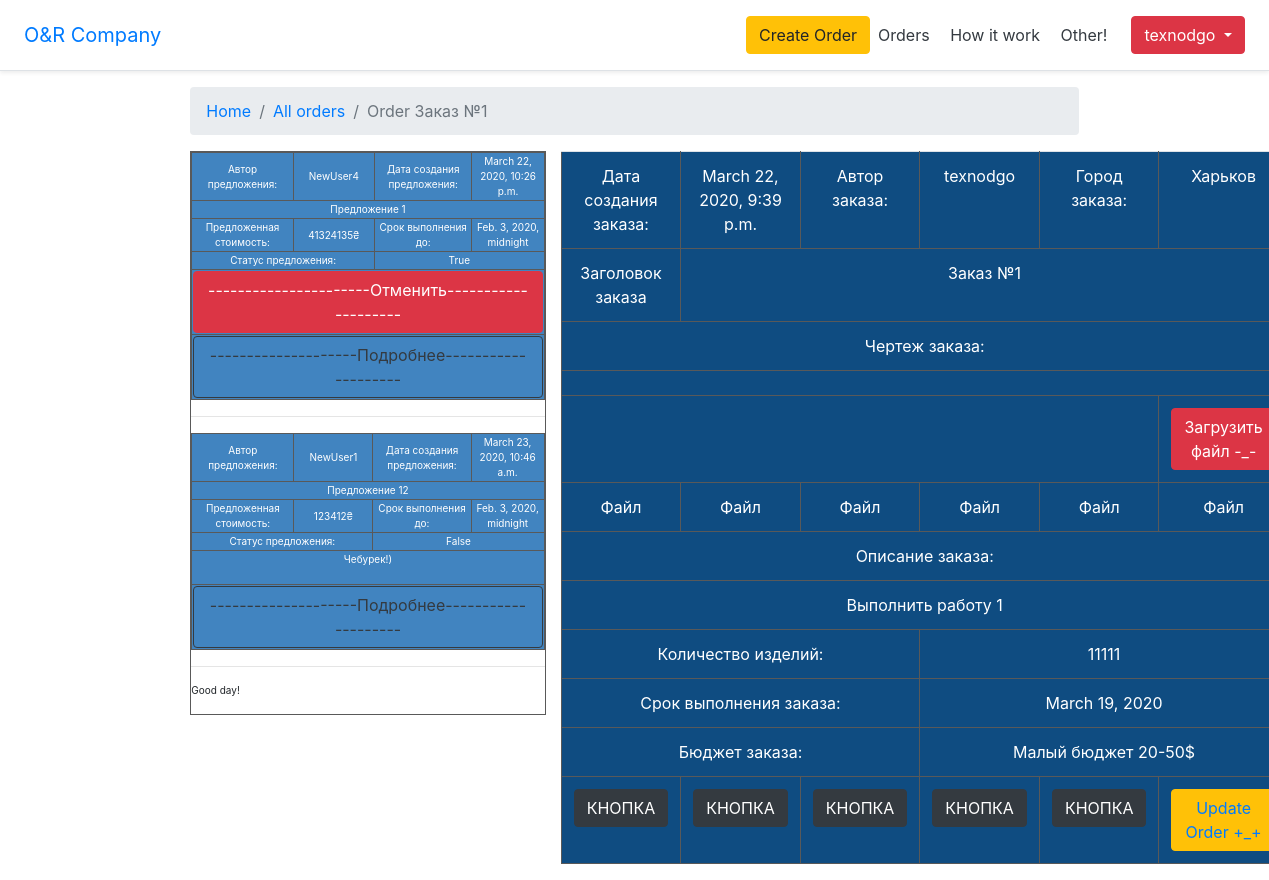
Before: /orders/1 (signed in) with the older database file.
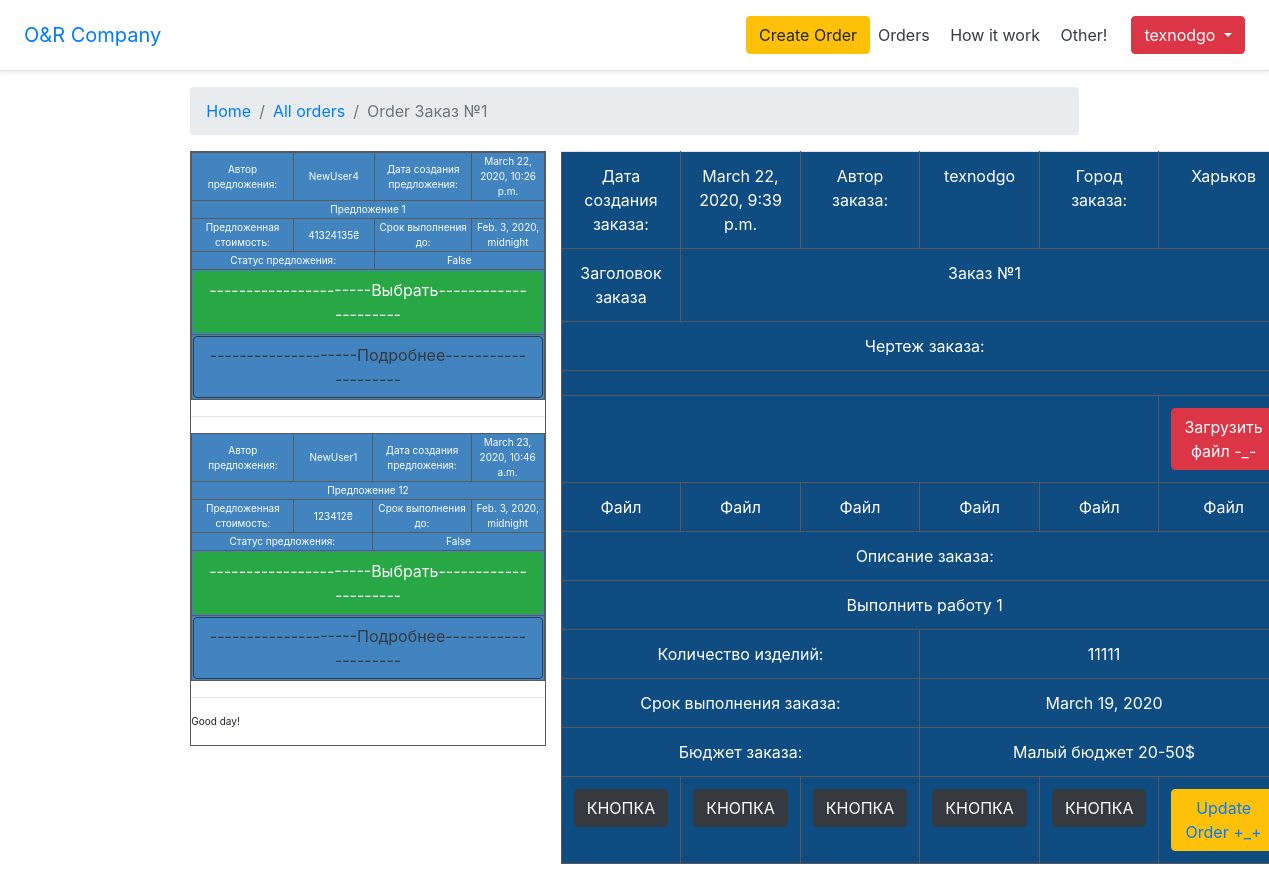
After: the same page with the newer database file.
### orders/models.py (models this page shows, shortened)
class Suggestion(models.Model):
    order = models.ForeignKey(Order, on_delete=models.PROTECT)
    author = models.ForeignKey(User, on_delete=models.PROTECT)
    date_create = models.DateTimeField(default=timezone.now)
    offer_description = models.TextField()
    deadline = models.DateTimeField()
    offer_price = models.PositiveIntegerField()
    status = models.CharField(max_length=10, default='N0ne')
    selected_offer = models.BooleanField()

### orders/views.py (the view)
# urls.py: re_path('/dashboard-order/(?P<pk>\d+)$', views.OrderAndSuggestionView.as_view(model=Order,
class OrderAndSuggestionView(DetailView):
    model = Order
    def get_context_data(self, **kwargs):
        context = super(OrderAndSuggestionView, self).get_context_data(**kwargs)
        a = self.object.id
        context['suggestions'] = Suggestion.objects.filter(order_id=a)
        ord_sug = Suggestion.objects.filter(order_id=a)
        count = 0
        for sug in ord_sug:
            if sug.selected_offer:
                count += 1
        context['true_sug'] = count
        return context

### orders/models.py (called while the page is built)
    def __str__(self):
        return self.title

### orders/templates/orders/order.html (shortened to what the changed rows need)
{% extends "HomePage/base.html" %}
{% load i18n %}
{% load static %}
{% block content %}
    <link rel="stylesheet" href="{% static 'orders/order_style.css' %}">
    <div class="vso">
        <div class="vs">
            <div>
                {% if user == order.author %}
                    {% for form in suggestions %}
                        <table class="table2">
                            <tbody>
                                <tr >
                                    <td >Автор предложения:</td>
                                    <td>{{ form.author }}</td>
                                    <td>Дата создания предложения: </td>
                                    <td>{{ form.date_create }}</td>
                                </tr>
                                <tr>
                                    <td colspan="4">{{ form.offer_description }}</td>
                                </tr>
                                <tr>
                                    <td>Предложенная стоимость:</td>
                                    <td>{{ form.offer_price}}&#8372;</td>
                                    <td>Срок выполнения до:</td>
                                    <td>{{ form.deadline }}</td>
                                </tr>
                                <tr>
                                    <td colspan="2">Статус предложения: </td>
                                    <td colspan="2">{{ form.selected_offer }}</td>
                                </tr>
                                <tr>
                                    <td colspan="4">
                                        {% if true_sug == 0 %}
                                            <a href="{% url 'change_status' pk=form.pk %}">
                                                <button class="btn btn-success" id="click_button">
                                                    ----------------------Выбрать---------------------
                                                </button>
                                            </a>
                                        {% else %}
                                            {% if form.selected_offer == True %}
                                                <a href="{% url 'change_status' pk=form.pk %}">
                                                <button class="btn btn-danger" id="cancel_button">
                                                    ----------------------Отменить--------------------
                                                </button>
                                                </a>
                                            {% else %}
                                                <p>Чебурек!)</p>
                                            {% endif %}
                                        {% endif %}
                                    </td>
                                </tr>
                                <tr>
                                    <td colspan="4">
                                        <a href="/suggestion/view/{{form.id}}">
                                            <button type="button" class="btn btn-outline-dark">
                                                --------------------Подробнее--------------------
                                            </button>
                                        </a>
                                    </td>
                                </tr>
                            </tbody>
                        </table>
                        <hr>
                    {% endfor %}
                {% endif %}
                {% if user == order.author %}
                    <p>Good day!</p>
                {% else %}
                    <div><button type="button" class="btn btn-outline-info"><a href="{% url 'suggestion' pk=order.pk %}">-----------------Оставить предложение---------------</a></button></div>
                {% endif %}
            </div>
        </div>
    </div>
{% endblock %}

Changed rows visible on the page:
changed Suggestion "March 22, 2020, 10:26 p.m.": selected_offer "True" → "False"; now shows "----------------------Выбрать---------------------"; no longer shows "----------------------Отменить--------------------"
computed for Suggestion "March 23, 2020, 10:46 a.m.": text "Чебурек!)" → "----------------------Выбрать---------------------"
